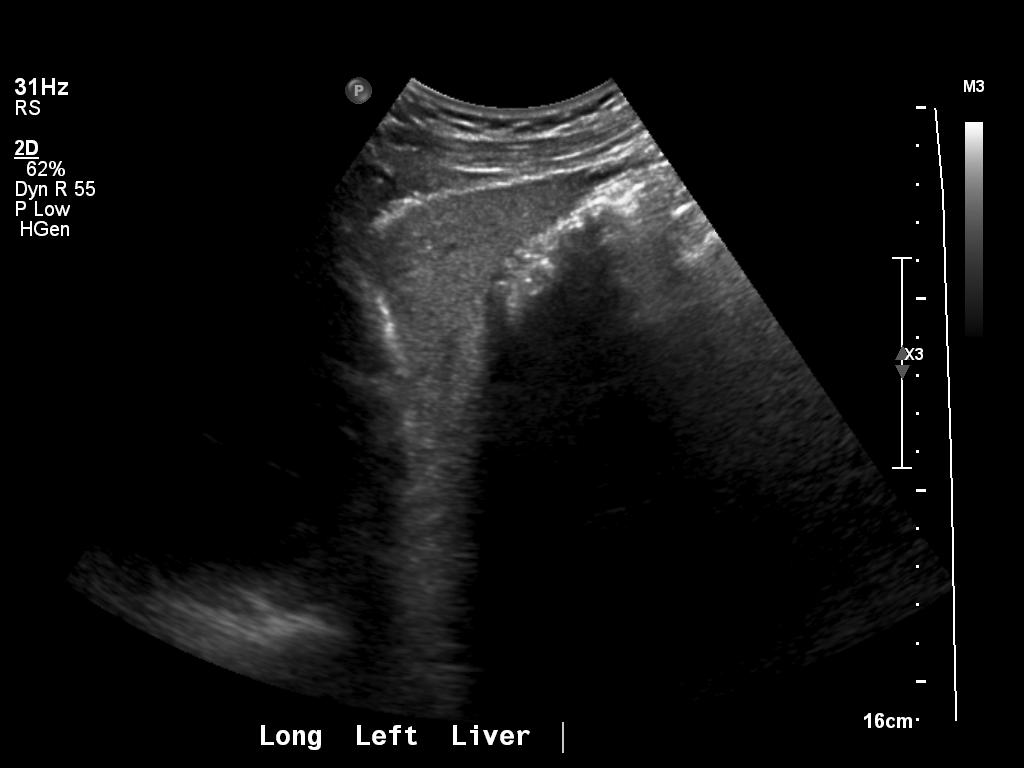
#> input picture Qwen/Test_Dataset/1/1.2.840.114350.2.331.2.798268.2.745573367.1-1-13-io5rg9.jpg, 1024 x 768 px
$ python -i pipeline.py   (imports and definitions only)
#> lines starting #> are read from the running program, lines starting #| are printed output that depends on the picture; after the words box and inside, x2 and y2 are one past the last pixel; in counts of white or black regions, pixels touching at a corner belong together
#> further down, picture is the input picture: shape (768, 1024, 3); min 0, max 255, mean 15.6
import os
import zipfile
from pathlib import Path
from multiprocessing import Pool

import cv2
import numpy as np
import pydicom
from PIL import Image
from tqdm import tqdm
import pandas as pd
import monai.transforms as mtf
import json
import argparse


# -----------------------------
# Step 1: DICOM -> JPG (+watermark)
# -----------------------------
# [77 lines left out: functions dicom_to_jpg, process_zip_to_jpg, batch_zip_to_jpg, not called in this run]


# -----------------------------
# Step 2: Fan crop without SAM
# -----------------------------
def crop_ultrasound_fan(img: np.ndarray) -> np.ndarray:
    if img is None:
        raise ValueError("Invalid image")

    gray = cv2.cvtColor(img, cv2.COLOR_BGR2GRAY)
    mask = np.zeros_like(gray)
    h, w = gray.shape
#> h = 768; w = 1024

    bottom_center = (w // 2, h - 30)
#> bottom_center = (512, 738)
    fan_width = w * 0.8
#> fan_width = 819.2
    fan_height = h * 0.8
#> fan_height = 614.4

    fan_points = np.array([
        [bottom_center[0], bottom_center[1]],
        [int(bottom_center[0] - fan_width / 2), bottom_center[1]],
        [int(w / 2 - fan_width / 3), int(h - fan_height)],
        [int(w / 2 + fan_width / 3), int(h - fan_height)],
        [int(bottom_center[0] + fan_width / 2), bottom_center[1]],
    ], np.int32)

    cv2.fillPoly(mask, [fan_points], 255)
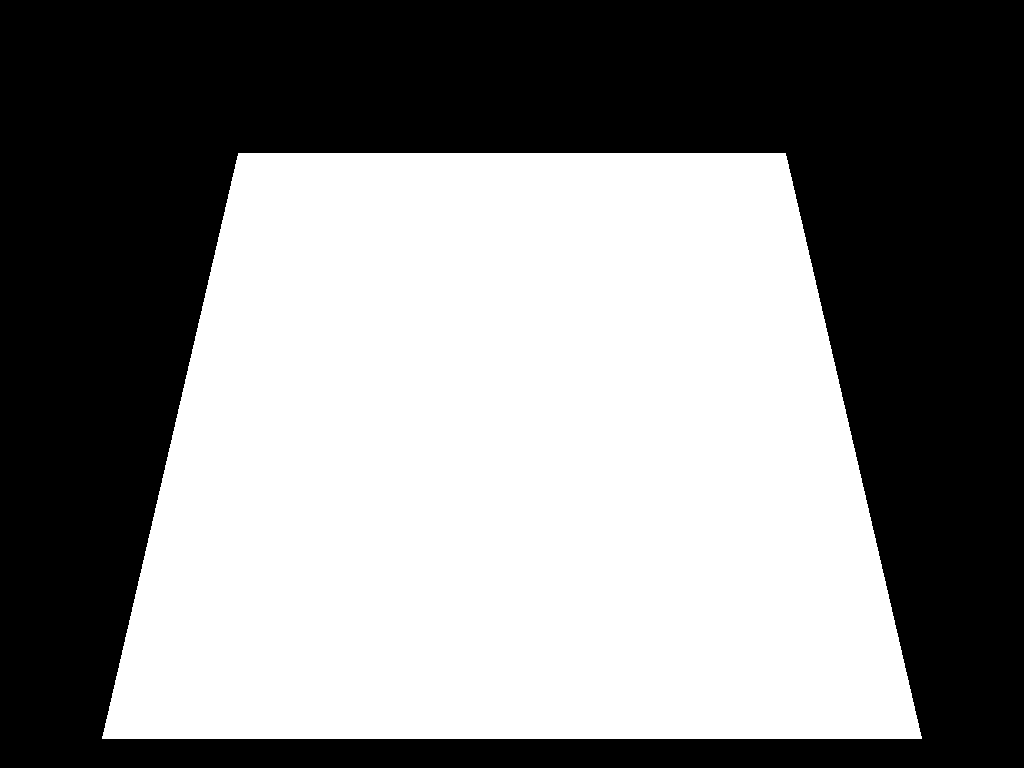
#> mask: shape (768, 1024); 51% white; 1 black region, box (x1, y1, x2, y2) and area: (0, 0, 1024, 768) 385608
    result = cv2.bitwise_and(img, img, mask=mask)
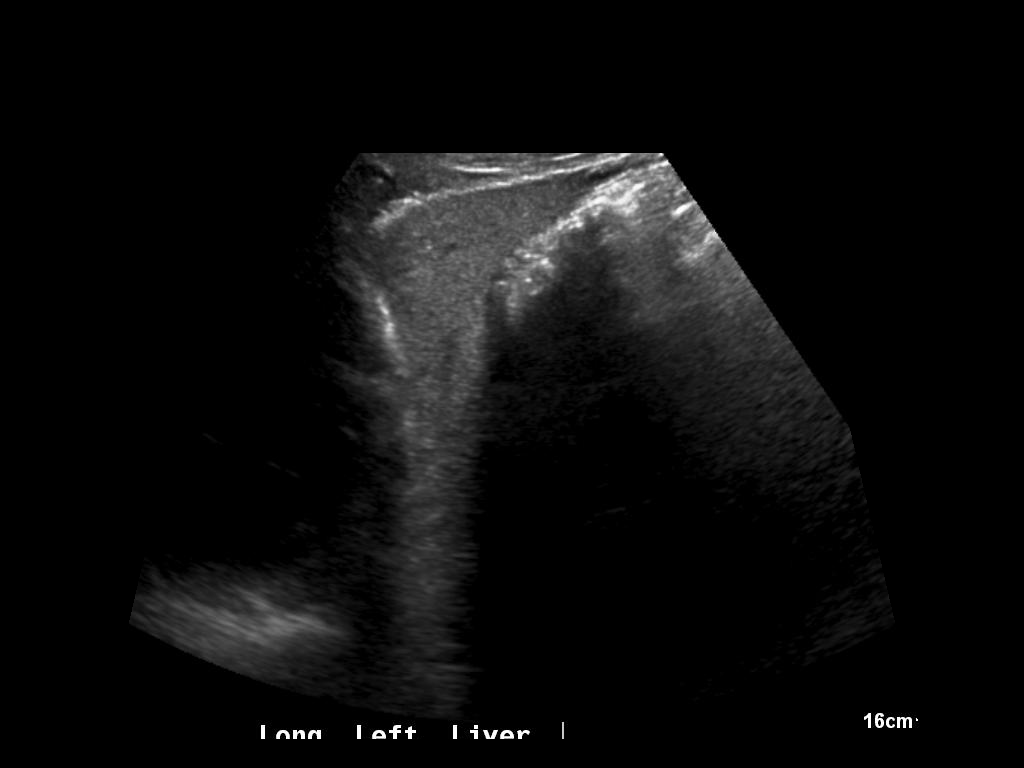
#> result: shape (768, 1024, 3); min 0, max 255, mean 11.7

    x_min = max(0, int(bottom_center[0] - fan_width / 2))
#> x_min = 102
    x_max = min(w, int(bottom_center[0] + fan_width / 2))
#> x_max = 921
    y_min = max(0, int(h - fan_height))
#> y_min = 153
    y_max = min(h, bottom_center[1])
#> y_max = 738

    margin = 10
    x_min = max(0, x_min - margin)
#> x_min = 92
    x_max = min(w, x_max + margin)
#> x_max = 931
    y_min = max(0, y_min - margin)
#> y_min = 143
    y_max = min(h, y_max + margin)
#> y_max = 748

    cropped = result[y_min:y_max, x_min:x_max]
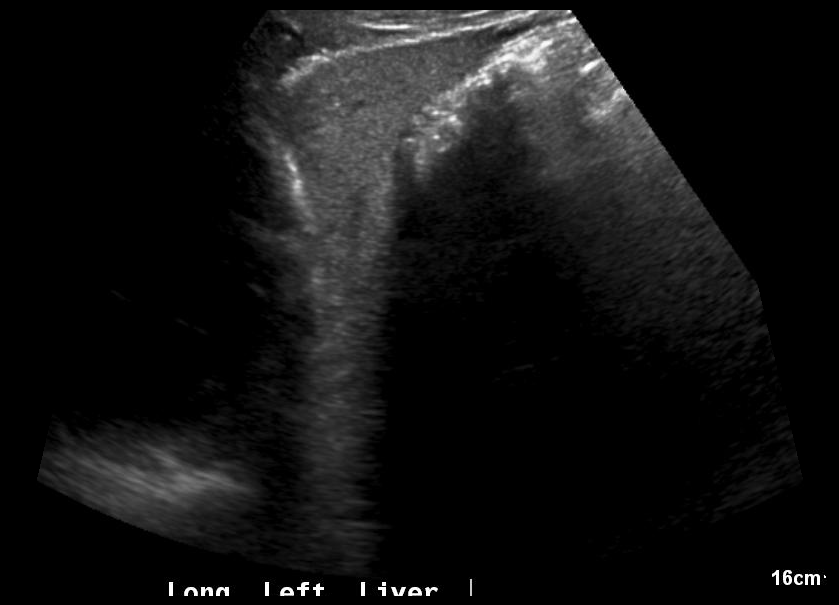
#> cropped: shape (605, 839, 3); min 0, max 255, mean 18.2

    gray_cropped = cv2.cvtColor(cropped, cv2.COLOR_BGR2GRAY)
    coords = cv2.findNonZero(gray_cropped)
#> coords = contour of 200412 points, box (x1, y1, x2, y2) (36, 10, 827, 596), area 47033
    if coords is not None:
        x, y, ww, hh = cv2.boundingRect(coords)
#> x = 36; y = 10; ww = 791; hh = 586
        cropped = cropped[y:y + hh, x:x + ww]
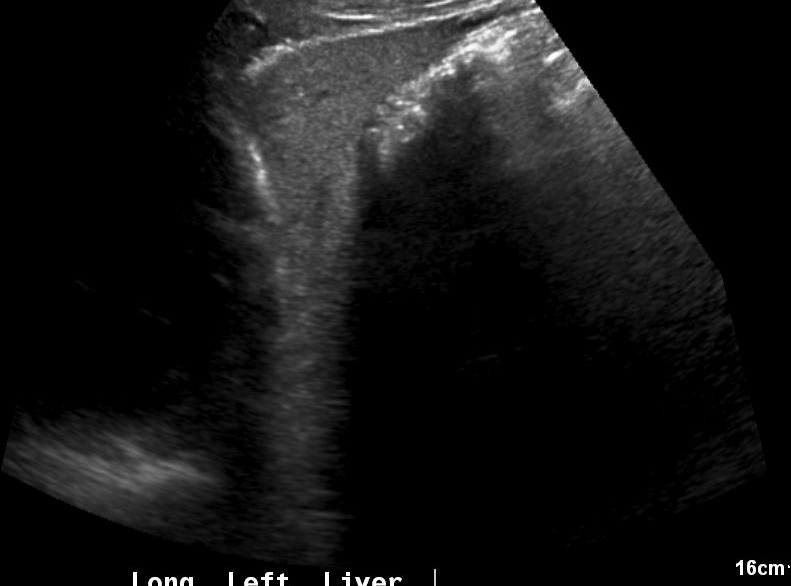
#> cropped: shape (586, 791, 3); min 0, max 255, mean 19.9

    return cropped


# [50 lines left out: functions crop_folder_no_sam, batch_crop_no_sam, is_black_image, remove_black_images, not called in this run]


# -----------------------------
# Step 4: Build M3D input (npy + text)
# -----------------------------
DESIRED_NUM_IMAGES = 32


# [11 lines left out: function sample_images, not called in this run]


# [4 lines that did not run here, left out]


# [55 lines left out: functions extract_sequence_number, process_patient_to_npy, not called in this run]


def _process_patient_to_npy_star(args):
    folder_name, cropped_dir, output_dir, reports_dict = args
    return process_patient_to_npy(folder_name, cropped_dir, output_dir, reports_dict)


# [131 lines left out: functions build_m3d_inputs, create_ultrasound_dataset_json, main, not called in this run]


# [2 lines not run here, left out]

>>> import cv2
>>> picture = cv2.imread('../../../Qwen/Test_Dataset/1/1.2.840.114350.2.331.2.798268.2.745573367.1-1-13-io5rg9.jpg')
>>> result = crop_ultrasound_fan(picture)

$ run again, on Qwen/Test_Dataset/1/1.2.840.114350.2.331.2.798268.2.745573367.1-1-18-10l9p0x.jpg
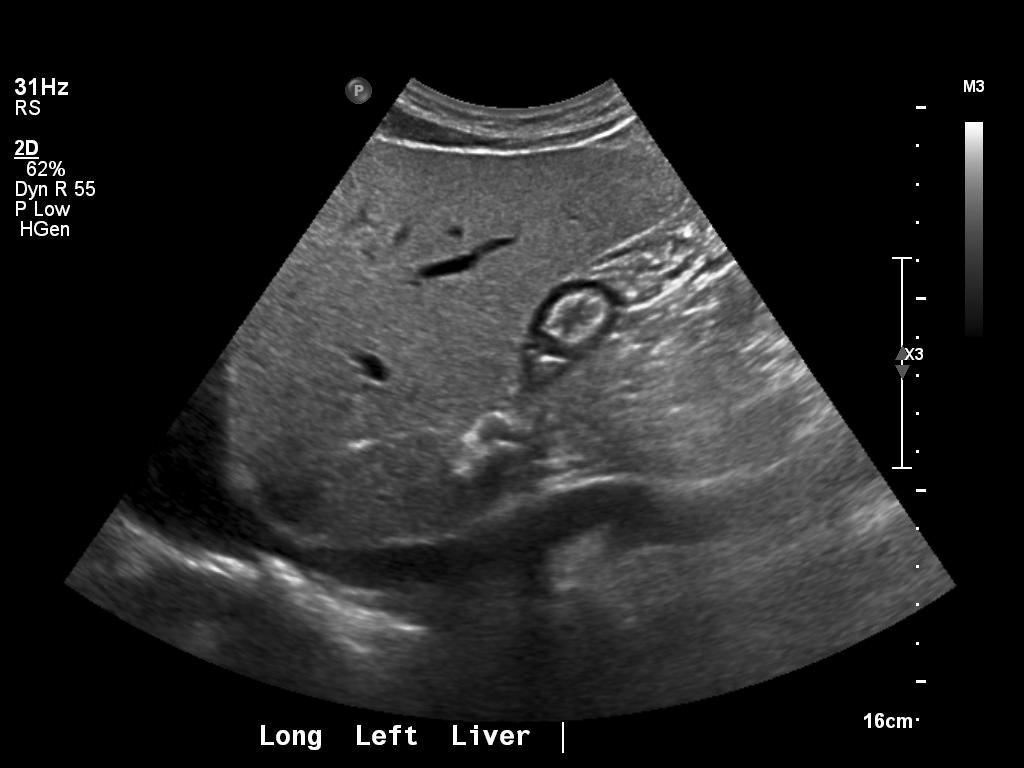
#> input picture Qwen/Test_Dataset/1/1.2.840.114350.2.331.2.798268.2.745573367.1-1-18-10l9p0x.jpg, 1024 x 768 px
#> picture is the input picture: shape (768, 1024, 3); min 0, max 255, mean 35.9
#> mask: shape (768, 1024); 51% white; 1 black region, box (x1, y1, x2, y2) and area: (0, 0, 1024, 768) 385608
#> in crop_ultrasound_fan, `cropped = result[y_min:y_max, x_min:x_max]`:
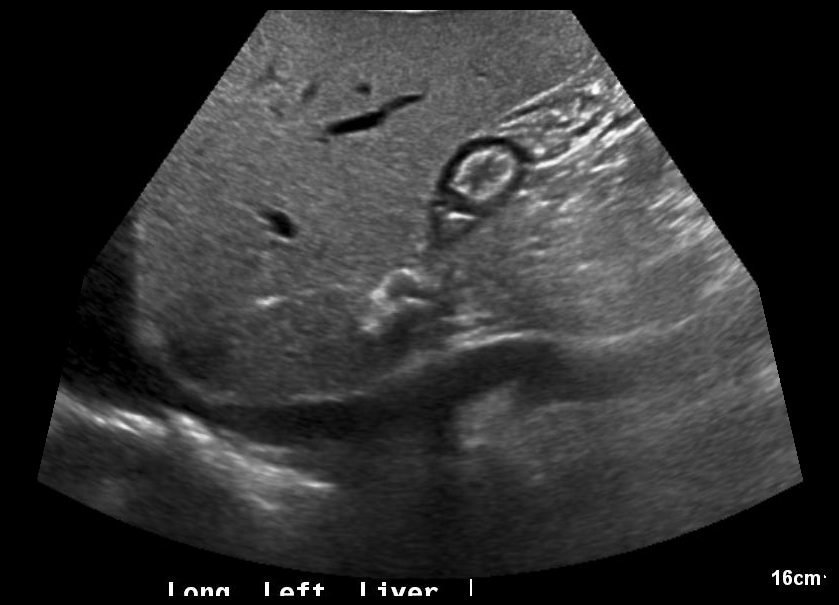
#> cropped: shape (605, 839, 3); min 0, max 255, mean 48.2
#> coords = contour of 331357 points, box (x1, y1, x2, y2) (36, 10, 827, 596), area 31028
#> x = 36; y = 10; ww = 791; hh = 586
#> in crop_ultrasound_fan, `cropped = cropped[y:y + hh, x:x + ww]`:
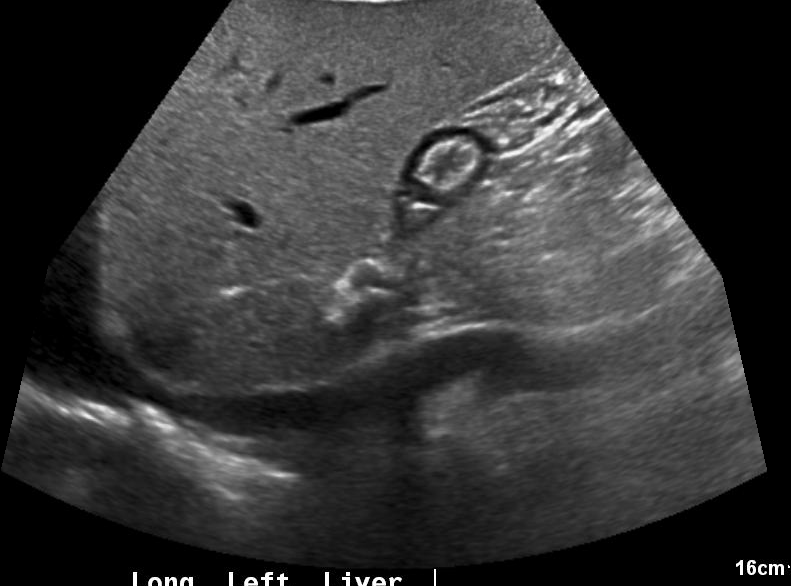
#> cropped: shape (586, 791, 3); min 0, max 255, mean 52.8

$ run again, on Qwen/Test_Dataset/1/1.2.840.114350.2.331.2.798268.2.745573367.1-1-21-1qrlu6w.jpg
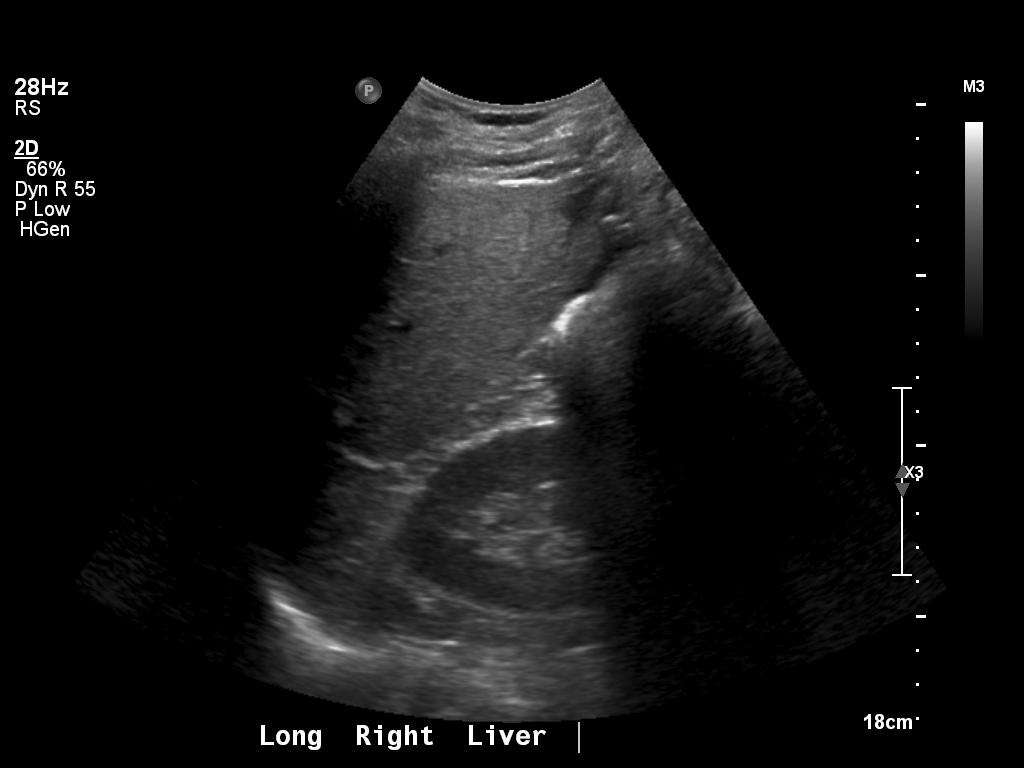
#> input picture Qwen/Test_Dataset/1/1.2.840.114350.2.331.2.798268.2.745573367.1-1-21-1qrlu6w.jpg, 1024 x 768 px
#> picture is the input picture: shape (768, 1024, 3); min 0, max 255, mean 17.2
#> mask: shape (768, 1024); 51% white; 1 black region, box (x1, y1, x2, y2) and area: (0, 0, 1024, 768) 385608
#> in crop_ultrasound_fan, `cropped = result[y_min:y_max, x_min:x_max]`:
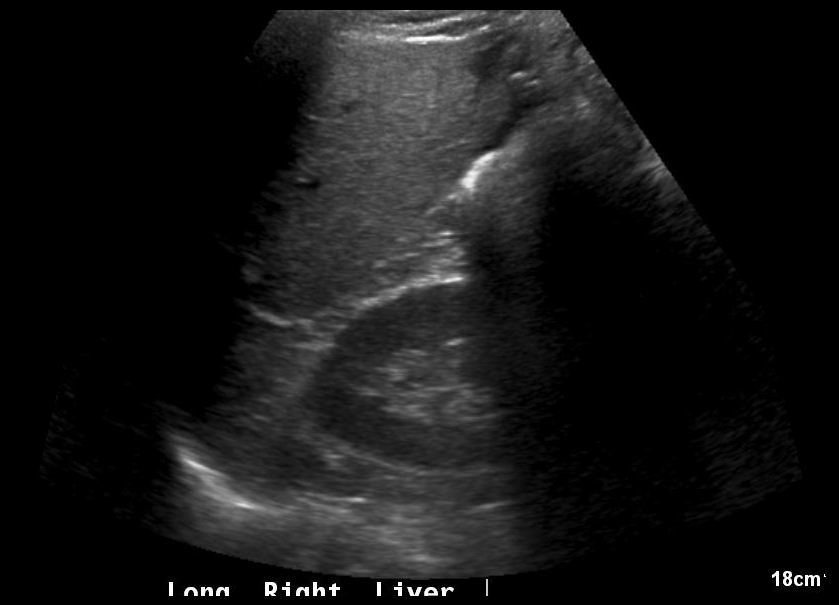
#> cropped: shape (605, 839, 3); min 0, max 255, mean 21.1
#> coords = contour of 224479 points, box (x1, y1, x2, y2) (37, 10, 826, 596), area 40976
#> x = 37; y = 10; ww = 789; hh = 586
#> in crop_ultrasound_fan, `cropped = cropped[y:y + hh, x:x + ww]`:
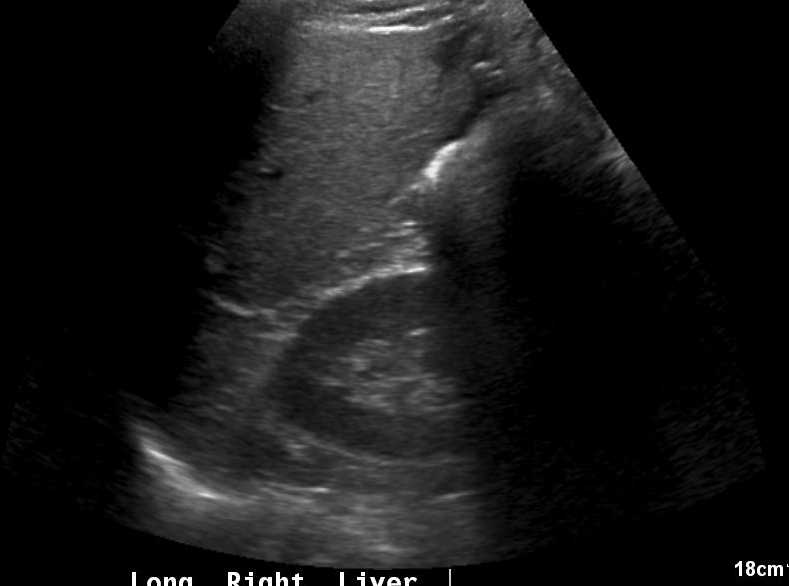
#> cropped: shape (586, 789, 3); min 0, max 255, mean 23.2

$ run again, on Qwen/Test_Dataset/1/1.2.840.114350.2.331.2.798268.2.745573367.1-1-23-1ymm5yp.jpg
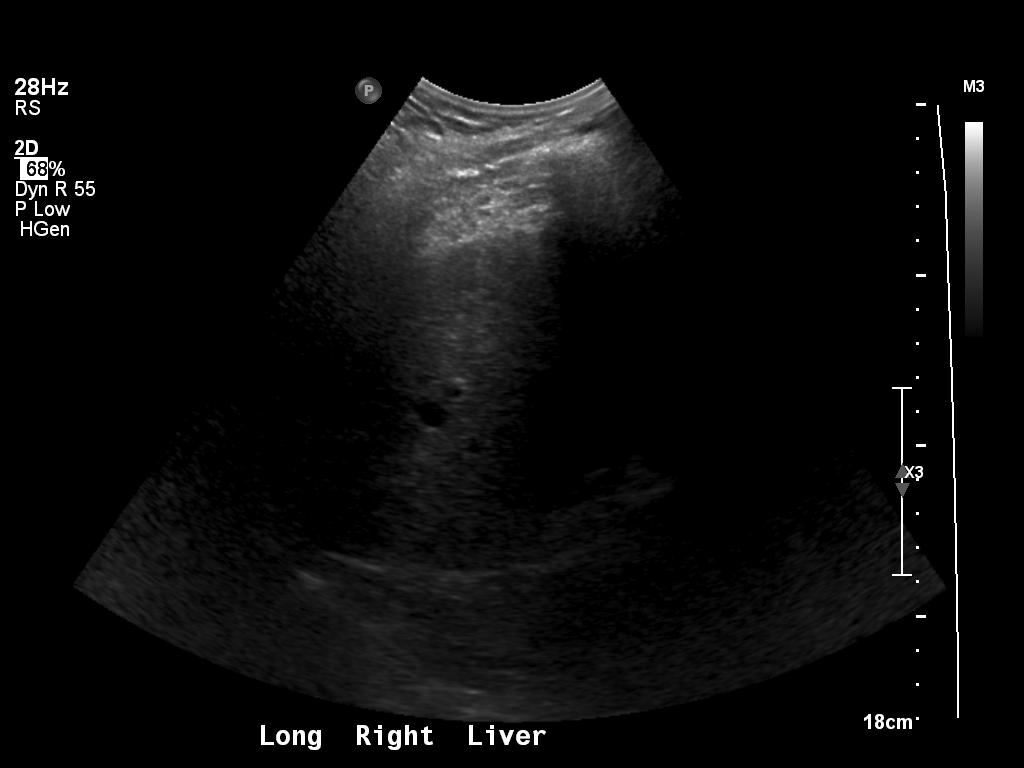
#> input picture Qwen/Test_Dataset/1/1.2.840.114350.2.331.2.798268.2.745573367.1-1-23-1ymm5yp.jpg, 1024 x 768 px
#> picture is the input picture: shape (768, 1024, 3); min 0, max 255, mean 11.3
#> mask: shape (768, 1024); 51% white; 1 black region, box (x1, y1, x2, y2) and area: (0, 0, 1024, 768) 385608
#> in crop_ultrasound_fan, `cropped = result[y_min:y_max, x_min:x_max]`:
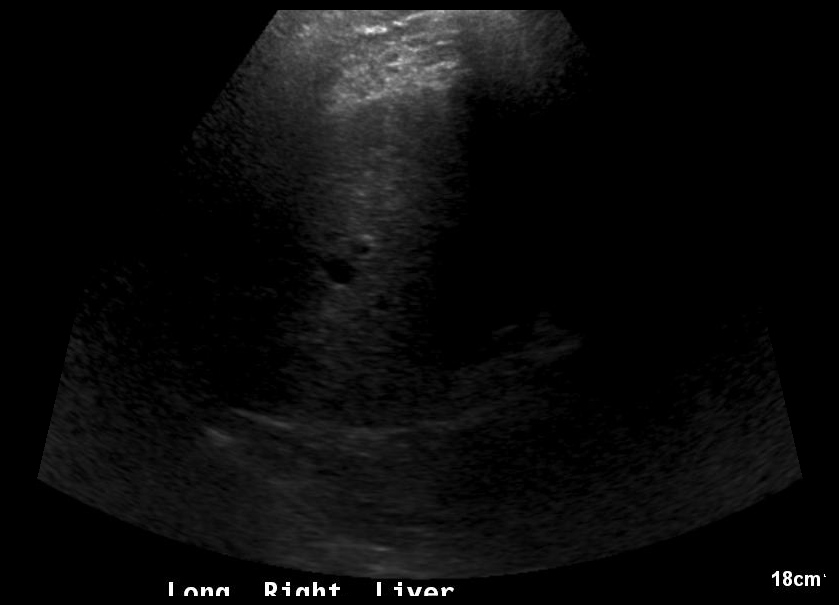
#> cropped: shape (605, 839, 3); min 0, max 255, mean 10.9
#> coords = contour of 215127 points, box (x1, y1, x2, y2) (36, 10, 826, 596), area 16020
#> x = 36; y = 10; ww = 790; hh = 586
#> in crop_ultrasound_fan, `cropped = cropped[y:y + hh, x:x + ww]`:
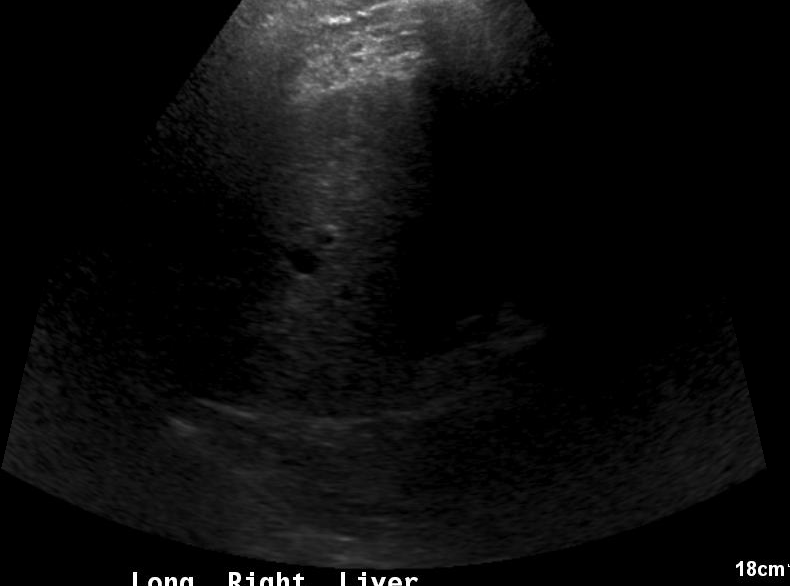
#> cropped: shape (586, 790, 3); min 0, max 255, mean 12
